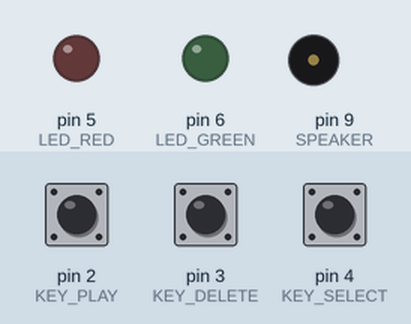
This sketch was run on a simulated Arduino Uno, built with avr-gcc and run on an emulated ATmega328P. On the bench: output pins drawn as LEDs (lit = HIGH), buzzer (waves = sounding). Dashed ring = blinking. The test bench sets the inputs (shaded band); at power-on: pin 4 (KEY_SELECT) LOW, pin 2 (KEY_PLAY) LOW, pin 3 (KEY_DELETE) LOW.

Above: at 6.7 s.
6.8 s: pin 4 (KEY_SELECT) pulled HIGH for 0.15 s
At 6.87 s:
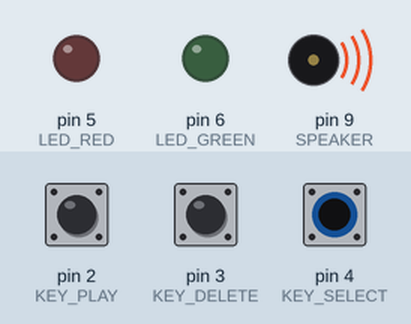
8.4 s: pin 2 (KEY_PLAY) pulled HIGH for 1 s
At 8.53 s:
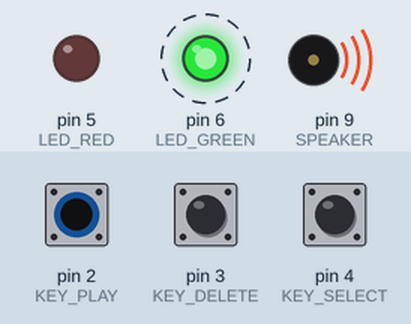
11.4 s: pin 2 (KEY_PLAY) pulled HIGH for 3.2 s
At 15.4 s:
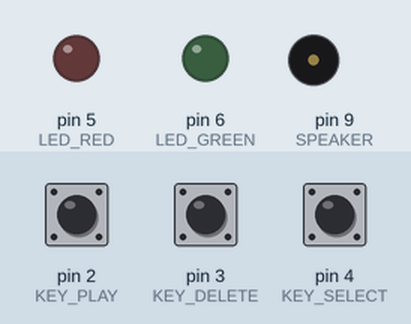
16.1 s: pin 4 (KEY_SELECT) pulled HIGH for 3.2 s
At 17.5 s:
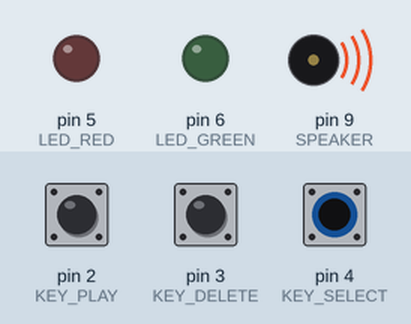
Timing chart, 0 to 20.8 s (numbered marks = the images above; inputs shaded):
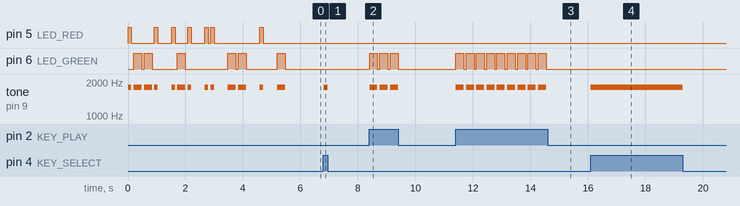

The sketch:

morse.ino
```cpp
#define KEY_SELECT 4
#define KEY_PLAY 2
#define KEY_DELETE 3
#define LED_RED 5
#define LED_GREEN 6
#define SPEAKER 9

#define _null     120
#define _one      278
#define _timeOut  400
#define _fix      80
#define _herz     1800

#define _NULL 0
#define _ONE 1
#define _TIMEOUT 2
//•−−• •−• •• •−− • −
uint8_t dataBuzzerHello[] = {0, 1, 1, 0, 2, 0, 1, 0, 2, 0, 0, 2, 1, 1, 2, 0, 2, 1};
uint8_t dataSave[128];
short countData;
unsigned long timer;
short timer_result;

boolean _isClick;

void Morse(uint8_t value)
{
  if(value == _NULL)
  {
    tone(SPEAKER, _herz); digitalWrite(LED_RED, HIGH);    delay(_null);
    noTone(SPEAKER);      digitalWrite(LED_RED, LOW);     delay(_fix);
  }
  if(value == _ONE)
  {
    tone(SPEAKER, _herz); digitalWrite(LED_GREEN, HIGH);  delay(_one);
    noTone(SPEAKER);      digitalWrite(LED_GREEN, LOW);   delay(_fix);
  }
  if(value == _TIMEOUT)                                   delay(_timeOut);
}

void setup() {
  pinMode(KEY_SELECT, INPUT);
  pinMode(KEY_PLAY, INPUT);
  pinMode(KEY_DELETE, INPUT);
  pinMode(LED_RED, OUTPUT);
  pinMode(LED_GREEN, OUTPUT);
  for(int i; i < sizeof(dataBuzzerHello); i++) Morse(dataBuzzerHello[i]);
}

void loop() {
  if(digitalRead(KEY_SELECT) == HIGH) _isClick = true;
  else  if(digitalRead(KEY_SELECT) == LOW) _isClick = false;

  if(digitalRead(KEY_PLAY) == HIGH)
  {
    for(int i; i < countData; i++) Morse(dataSave[i]);
  }
  if(digitalRead(KEY_DELETE) == HIGH)
  {
    for(int i; i < countData; i++) dataSave[i] = 0; countData = 0;
  }

  if(_isClick && !timer)
  {
    tone(SPEAKER, _herz);
    timer = millis();
  }


  if(!_isClick && timer)
  {
    noTone(SPEAKER);
    timer_result = millis() - timer;

    if(timer_result <= _null)
    {
      digitalWrite(LED_RED, HIGH);
      delay(5);
      digitalWrite(LED_RED, LOW);
      dataSave[countData] = _NULL;
      countData++;
    }

    if(timer_result >= _null && timer_result < _one)
    {
      digitalWrite(LED_GREEN, HIGH);
      delay(5);
      digitalWrite(LED_GREEN, LOW);
      dataSave[countData] = _ONE;
      countData++;
    }

    timer_result = millis();
    timer = 0;
  }
}
```

Measured:
- after the input at 6.8 s, tone on pin 9 (SPEAKER): silent → 1800 Hz at once, → silent 0.15 s later
- after the input at 8.4 s, pin 6 (LED_GREEN): alternates HIGH for 0.28 s and LOW for 0.08 s, 6 changes in all, then stays LOW, starting at once; tone on pin 9 (SPEAKER): alternates 1800 Hz for 0.28 s and silent for 0.08 s, 6 changes in all, then stays silent, starting at once
- after the input at 11.4 s, pin 6 (LED_GREEN): alternates HIGH for 0.28 s and LOW for 0.08 s, 18 changes in all, then stays LOW, starting at once; tone on pin 9 (SPEAKER): alternates 1800 Hz for 0.28 s and silent for 0.08 s, 18 changes in all, then stays silent, starting at once
- after the input at 16.1 s, tone on pin 9 (SPEAKER): silent → 1800 Hz at once, → silent 3.2 s later
